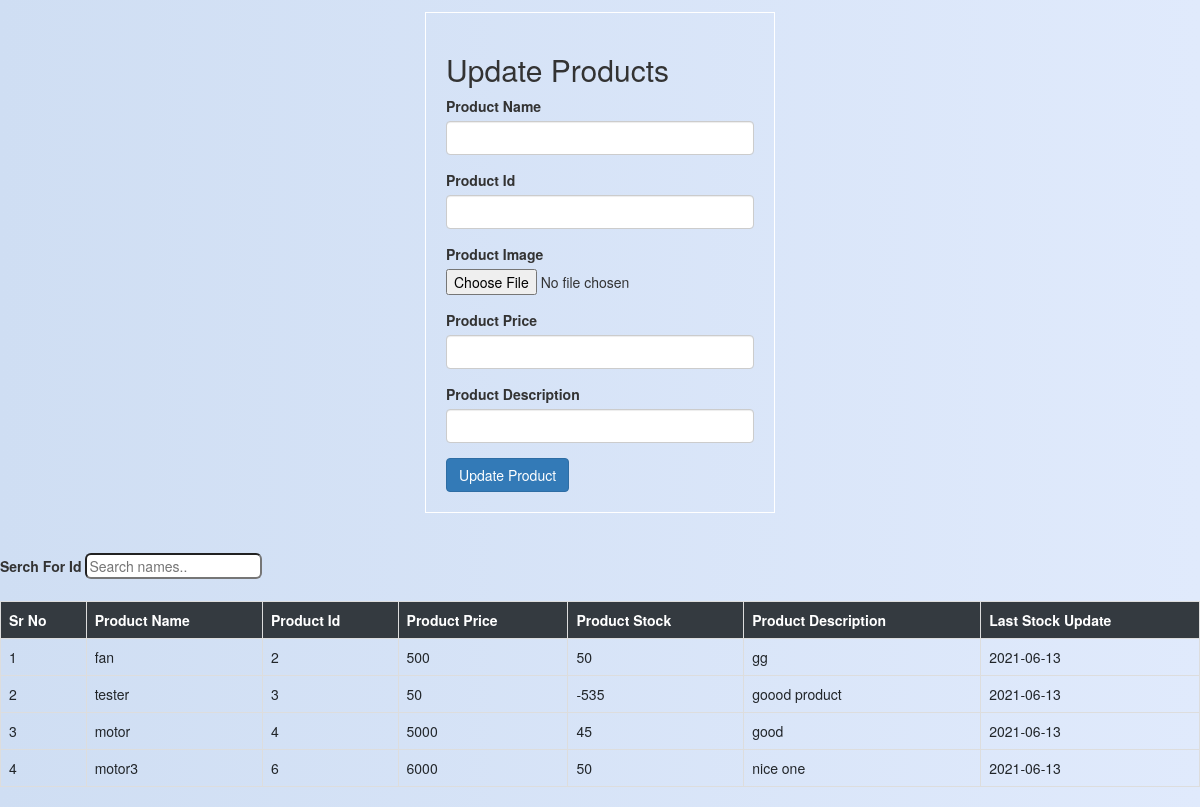
Page /product_update.php (signed in) on the committed database.
### tables this page shows
CREATE TABLE `4product` (
  `PID` int(11) NOT NULL,
  `PPRODUCT_NAME` varchar(300) NOT NULL,
  `PPRODUCT_IMG` varchar(300) NOT NULL,
  `PPRODUCT_PRICE` varchar(70) NOT NULL,
  `PPRODUCT_DESCRIPTION` varchar(300) NOT NULL,
  `PLAST_STOCK_UPDATE` varchar(70) NOT NULL,
  `PSTOCK` varchar(70) NOT NULL
);

### product_update.php (the view, shortened to what this page needs)
<?php
include('database.php');
 ?>
 <!DOCTYPE html>
 <html>
 <head>
  <link rel="stylesheet" href="https://stackpath.bootstrapcdn.com/bootstrap/4.4.1/css/bootstrap.min.css">
  <link href="https://maxcdn.bootstrapcdn.com/bootstrap/3.3.5/css/bootstrap.min.css" rel="stylesheet" />
 </head>
 <body>
   <div class="container">
     <h2>Update Products</h2>
   <form action="product_update.php" method="post" enctype="multipart/form-data">
     <div class="form-group">
     <label for="pname">Product Name</label>
     <input type="text" class="form-control" id="exampleInputfirstname" name="pname" required>
   </div>
   <div class="form-group">
   <label for="pid2">Product Id</label>
   <input type="number" class="form-control" id="exampleInputEmail1"  name="pid2" required>
   </div>
   <div class="form-group">
     <label for="pimg">Product Image</label>
     <input type="file" class="form-control-file"  id="input1"  name="pimg" required >
   </div>
   <div class="form-group">
     <label for="product_price">Product Price</label>
     <input type="number" class="form-control" id="exampleInputphoneno" name="product_price" required>
   </div>
   <div class="form-group">
     <label for="pdesc">Product Description</label>
     <input type="text" class="form-control" id="exampleInputEmail1"  name="pdesc" required>
   </div>
   <button type="submit" class="btn btn-primary" name="submit_p">Update Product</button>
   </form>
   </div>
<br>
<br>
  <label for="pi">Serch For Id</label>
  <input class="form-rounded" type="text" id="myInput" onkeyup="myFunction()" placeholder="Search names.." title="Type in a name">
  <br>
  <br>
 <div  id="myTable" class="table-responsive">
  <table   class="table table-bordered  table-highligh table-hover">
   <tr>
     <th class="table-dark">Sr No</th>
     <th class="table-dark">Product Name</th>
     <th class="table-dark">Product Id</th>
     <th class="table-dark">Product Price</th>
     <th class="table-dark">Product Stock</th>
     <th class="table-dark">Product Description</th>
     <th class="table-dark">Last Stock Update</th>
   </tr>
 <?php
 $temp_sp1=$_SESSION['special_id'];
 $table_name="{$temp_sp1}product";
 $sql="SELECT * FROM $table_name";
 $result=mysqli_query($con,$sql);
 $x1=1;
 while ($row=mysqli_fetch_assoc($result)) {?>
  <tr>
  <td><?php echo $x1;?></td>
  <td><?php echo $row['PPRODUCT_NAME'];?></td>
  <td><?php echo $row['PID'];?></td>
  <td><?php echo $row['PPRODUCT_PRICE'];?></td>
  <td><?php echo $row['PSTOCK'];?></td>
  <td><?php echo $row['PPRODUCT_DESCRIPTION'];?></td>
  <td><?php echo $row['PLAST_STOCK_UPDATE'];?></td>
  </tr>
 <?php
  $x1+=1;
 }
 ?>
 </table>
</div>
 </body>
 </html>

### product_update.php (style rules this page uses)
.container { margin-top: 1%; width: 350px; border: ridge 1.4px white; padding: 20px; }
body { background: #E0EAFC; background: -webkit-linear-gradient(to right, #CFDEF3, #E0EAFC); background: linear-gradient(to right, #CFDEF3, #E0EAFC); }
.form-rounded { border-radius: 0.6rem; }

### rows in the picture
4product: PPRODUCT_NAME "fan", PID "2", PPRODUCT_PRICE "500", PSTOCK "50", PPRODUCT_DESCRIPTION "gg", PLAST_STOCK_UPDATE "2021-06-13"
4product: PPRODUCT_NAME "tester", PID "3", PPRODUCT_PRICE "50", PSTOCK "-535", PPRODUCT_DESCRIPTION "goood product", PLAST_STOCK_UPDATE "2021-06-13"
4product: PPRODUCT_NAME "motor", PID "4", PPRODUCT_PRICE "5000", PSTOCK "45", PPRODUCT_DESCRIPTION "good", PLAST_STOCK_UPDATE "2021-06-13"
4product: PPRODUCT_NAME "motor3", PID "6", PPRODUCT_PRICE "6000", PSTOCK "50", PPRODUCT_DESCRIPTION "nice one", PLAST_STOCK_UPDATE "2021-06-13"
